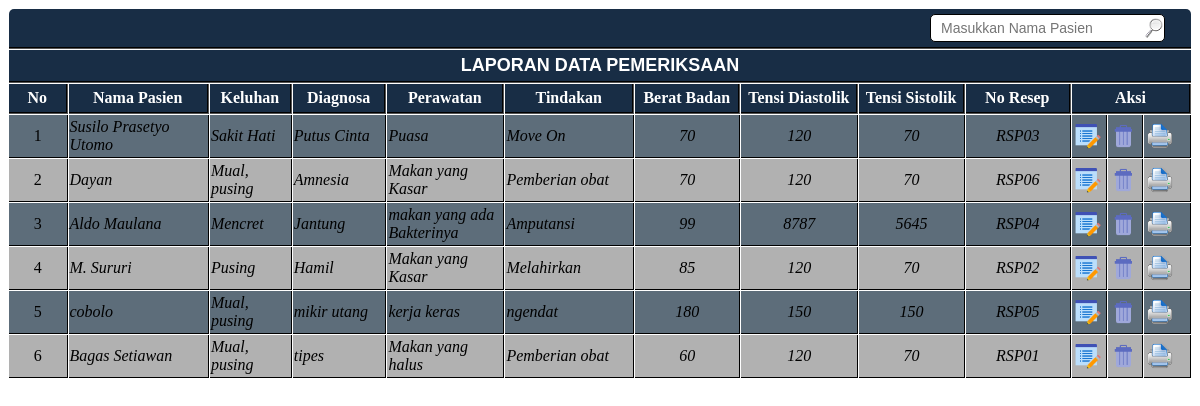
Screenshot of /dokter/pemeriksaan_tampildata.php?kat=2 with the database file from the repository.
### tables this page shows
CREATE TABLE IF NOT EXISTS `pasien` (
  `no_pasien` int(11) NOT NULL auto_increment,
  `nama_pasien` varchar(50) NOT NULL,
  `alamat_pasien` varchar(50) NOT NULL,
  `tanggal_lahir_pasien` date NOT NULL,
  `telp` varchar(13) NOT NULL,
  `jenis_kelamin` varchar(30) NOT NULL,
  `tanggal_registrasi` date NOT NULL,
  PRIMARY KEY  (`no_pasien`)
);

CREATE TABLE IF NOT EXISTS `pemeriksaan` (
  `no_pemeriksaan` int(11) NOT NULL auto_increment,
  `no_pendaftaran` varchar(4) NOT NULL,
  `keluhan` varchar(225) NOT NULL,
  `diagnosa` varchar(50) NOT NULL,
  `perawatan` varchar(100) NOT NULL,
  `tindakan` varchar(225) NOT NULL,
  `berat_badan` int(4) NOT NULL,
  `tensi_diastolik` varchar(4) NOT NULL,
  `tensi_sistolik` varchar(4) NOT NULL,
  `no_resep` varchar(15) NOT NULL,
  PRIMARY KEY  (`no_pemeriksaan`)
);

### dokter/pemeriksaan_tampildata.php (the view, shortened to what this page needs)
<link rel="stylesheet" href="tabel.css" type="text/css" />
<table cellspacing="1" class="tabelkhusus" border="0" width="100%" >
<tr>
    <form action="pemeriksaan_pencarian.php" method="post">
      <th colspan="15" class="judul"> <div align="right">
  <input type="text" name="nama_pasien" class="cari" size="25" placeholder="Masukkan Nama Pasien" />
  &nbsp;&nbsp;&nbsp;&nbsp; </div></th>
    </form>
  <tr>
    <th class="judul2" colspan="15"><div align="center">LAPORAN DATA PEMERIKSAAN</div></th>
  </tr>
  <tr>
    <th width="5%" class="isiform">No</th>
    <th width="12%" class="isiform">Nama Pasien</th>
    <th width="7%" class="isiform"><div align="center">Keluhan</div></th>
    <th width="8%" class="isiform"><div align="center">Diagnosa</div></th>
    <th width="10%" class="isiform"><div align="center">Perawatan</div></th>
    <th width="11%" class="isiform"><div align="center">Tindakan</div></th>
    <th width="9%" class="isiform">Berat Badan</th>
    <th width="10%" class="isiform">Tensi Diastolik</th>
    <th width="9%" class="isiform">Tensi Sistolik</th>
    <th width="9%" class="isiform"><div align="center">No Resep</div></th>
    <th class="isiform" colspan="3"><div align="center">Aksi</div></th>
  </tr>
  <?php
$query = mysql_query("select pasien.*,pemeriksaan.*,pendaftaran.* from pasien,pendaftaran,pemeriksaan where pasien.no_pasien=pendaftaran.no_pasien and pendaftaran.no_pendaftaran=pemeriksaan.no_pendaftaran");
$nomor=1;
				while($data=mysql_fetch_array($query))
				{
				if($nomor%2==0)
				{ $bgcolor="#b1b1b1"; }
				else
				{ $bgcolor="#5d6d7a"; }
				?>
  <tr class="isiform1" bgcolor=<?php echo "$bgcolor"; ?>>
    <td class="isiform1"><div align="center">
    <?php echo $nomor;?></span>
    </span></div></td>
    <td class="isiform1"><em><?php echo $data['nama_pasien']; ?></em></td>
    <td class="isiform1"><div align="left"><em><?php echo $data["keluhan"]; ?></em></div></td>
    <td class="isiform1"><div align="left"><em><?php echo $data["diagnosa"]; ?></em></div></td>
    <td class="isiform1"><div align="left"><em><?php echo $data["perawatan"]; ?> </em></div></td>
    <td class="isiform1"><div align="left"><em><?php echo $data["tindakan"]; ?> </em></div></td>
    <td class="isiform1"><div align="center"><em><?php echo $data["berat_badan"]; ?> </em></div></td>
    <td class="isiform1"><div align="center"><em><?php echo $data["tensi_diastolik"]; ?> </em></div></td>
    <td class="isiform1"><div align="center"><em><?php echo $data["tensi_sistolik"]; ?> </em></div></td>
    <td class="isiform1"><div align="center"><em><?php echo $data["no_resep"]; ?> </em></div></td>
    <td width="3%" class="isiform1"><em><?php echo "<a href=pemeriksaan_edit.php?no_pemeriksaan=$data[no_pemeriksaan]>
				<img src='../img/edit.png' width='30px' height='30px'/></a>";?></em></td>
    <td width="3%" class="isiform1"><em><?php echo "<a href=pemeriksaan_delete.php?no_pemeriksaan=$data[no_pemeriksaan]&&hapus=oke><img src='../img/delete.png' width='30px' height='30px'/></a>";?></em></td>
  	<td width="4%" class="isiform1"><em><?php echo "<a href=buktipemeriksaan.php?no_pendaftaran=$data[no_pendaftaran]><img src='../img/print.png' width='30px' height='30px' /></a>";?></em></td>
  </tr>
 <?php $nomor++;}?>
</table>
<p>&nbsp;</p>

### dokter/tabel.css (style rules this page uses)
.judul { background-color:#182D45; color:#ffffff; padding-top:5px; padding-bottom:5px; font-family:Arial, Helvetica, sans-serif; font-size:18px; border-bottom-style:groove; border-bottom-width:2px; border-radius:5px 5px 0px 0px; border-color:#000000; }
.judul2 { background-color:#182D45; color:#ffffff; padding-top:5px; padding-bottom:5px; font-family:Arial, Helvetica, sans-serif; font-size:18px; border-bottom-style:groove; border-bottom-width:2px; border-radius:0px 0px 0px 0px; border-color:#000000; }
.isiform { border-right-width:2px; border-right-style:groove; border-bottom-style:groove; border-bottom-width:2px; border-radius:0px 0px 0px 0px; background-color:#182D45; padding-top:5px; padding-bottom:5px; border-color:#000000; color:ffffff; }
.isiform1 { color:#000000; border-right-width:1px; border-right-style:groove; border-bottom-style:groove; border-bottom-width:1px; padding-top:3px; padding-bottom:3px; border-color:#000000; }
.cari { padding-top:5px; padding-bottom:5px; background-image:url(../img/cari1.png); background-position:right; background-repeat:no-repeat; padding-left:10px; font-family:Arial, Helvetica, sans-serif; font-size:14px; color:#666666; border-style:solid; border-color:#000000; border-width:1px; box-shadow:2px 2x 2px #999999; border-radius:5px 5px 5px 5px; }

### rows the page displays
pasien: nama_pasien "Susilo Prasetyo Utomo", pemeriksaan.keluhan "Sakit Hati", pemeriksaan.diagnosa "Putus Cinta", pemeriksaan.perawatan "Puasa", pemeriksaan.tindakan "Move On", pemeriksaan.berat_badan "70", pemeriksaan.tensi_diastolik "120", pemeriksaan.tensi_sistolik "70", pemeriksaan.no_resep "RSP03"
pasien: nama_pasien "Dayan", pemeriksaan.keluhan "Mual, pusing", pemeriksaan.diagnosa "Amnesia", pemeriksaan.perawatan "Makan yang Kasar", pemeriksaan.tindakan "Pemberian obat", pemeriksaan.berat_badan "70", pemeriksaan.tensi_diastolik "120", pemeriksaan.tensi_sistolik "70", pemeriksaan.no_resep "RSP06"
pasien: nama_pasien "Aldo Maulana", pemeriksaan.keluhan "Mencret", pemeriksaan.diagnosa "Jantung", pemeriksaan.perawatan "makan yang ada Bakterinya", pemeriksaan.tindakan "Amputansi", pemeriksaan.berat_badan "99", pemeriksaan.tensi_diastolik "8787", pemeriksaan.tensi_sistolik "5645", pemeriksaan.no_resep "RSP04"
pasien: nama_pasien "M. Sururi", pemeriksaan.keluhan "Pusing", pemeriksaan.diagnosa "Hamil", pemeriksaan.perawatan "Makan yang Kasar", pemeriksaan.tindakan "Melahirkan", pemeriksaan.berat_badan "85", pemeriksaan.tensi_diastolik "120", pemeriksaan.tensi_sistolik "70", pemeriksaan.no_resep "RSP02"
pasien: nama_pasien "cobolo", pemeriksaan.keluhan "Mual, pusing", pemeriksaan.diagnosa "mikir utang", pemeriksaan.perawatan "kerja keras", pemeriksaan.tindakan "ngendat", pemeriksaan.berat_badan "180", pemeriksaan.tensi_diastolik "150", pemeriksaan.tensi_sistolik "150", pemeriksaan.no_resep "RSP05"
pasien: nama_pasien "Bagas Setiawan", pemeriksaan.keluhan "Mual, pusing", pemeriksaan.diagnosa "tipes", pemeriksaan.perawatan "Makan yang halus", pemeriksaan.tindakan "Pemberian obat", pemeriksaan.berat_badan "60", pemeriksaan.tensi_diastolik "120", pemeriksaan.tensi_sistolik "70", pemeriksaan.no_resep "RSP01"
